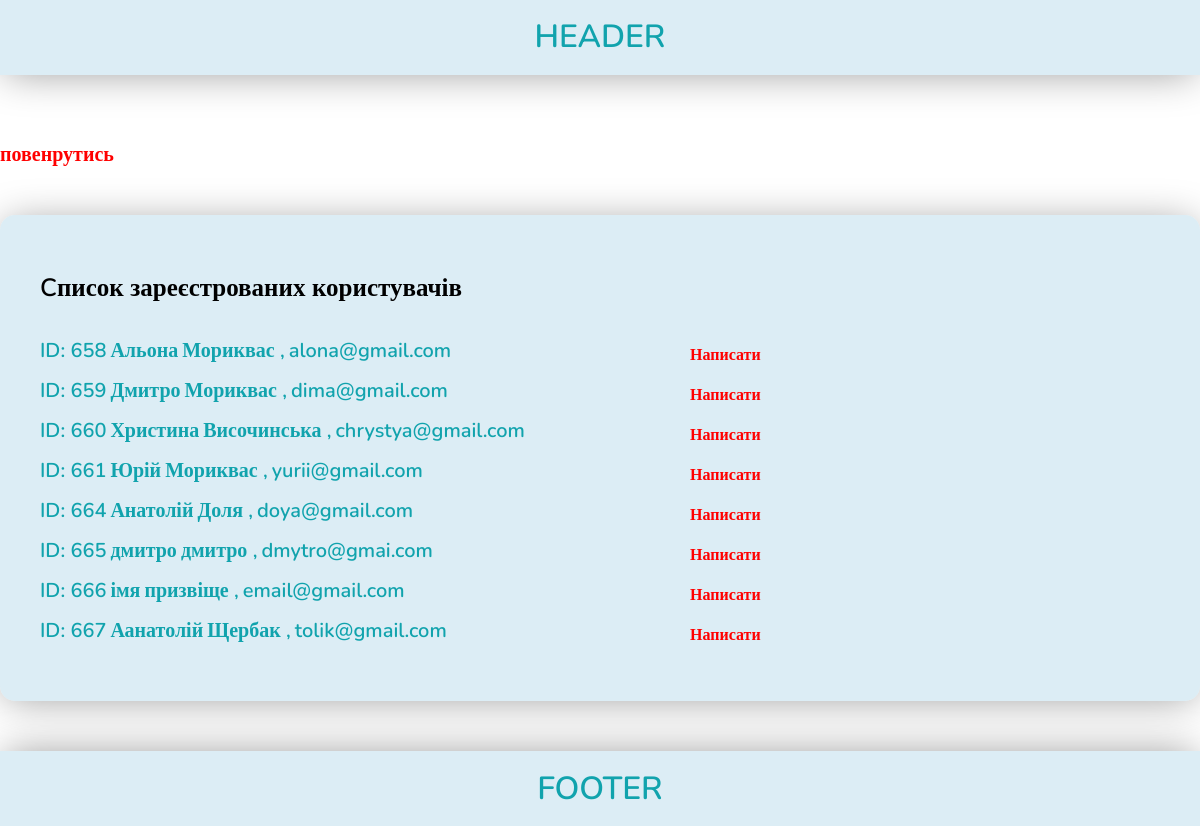
Screenshot of /pages/users-page.php (signed in) with the database file from the repository.
### tables this page shows
CREATE TABLE `users` (
  `user_id` int(11) NOT NULL,
  `firstname` text NOT NULL,
  `lastname` text NOT NULL,
  `surname` text NOT NULL,
  `tel` varchar(30) NOT NULL,
  `email` varchar(30) NOT NULL,
  `pass` varchar(30) NOT NULL
);

### pages/users-page.php (the view, shortened to what this page needs)
<?php
    include '../header.php';
    require '../connect.php';
?>
<section class="users-page-data">
    <div class="container">
        <div class="item-back-title">
                <?php  if(!isset($_SESSION['profile'])) {
                    echo '<a class="button-back" href="../index.php">повенрутись</a>';
                } else {
                  echo '<a class="button-back" href="../customer/index.php">повенрутись</a>';
                }
                ?>
        </div>
        <div class="wrapper-users-data">
            <h1 class="title">Cписок зареєстрованих користувачів</h1>
            <?php
                if(isset($_SESSION['profile'])) {
                    $currentUserId = $_SESSION['profile']['user_id'];
                    $sql = "SELECT * FROM users WHERE NOT user_id=$currentUserId";
                } else {
                    $sql = "SELECT * FROM users";
                }
                ?>
            <div class="item-users-data">
                <?php if($result = mysqli_query($connect, $sql)) : ?>
                    <?php while($row = mysqli_fetch_array($result)) : ?>
                        <div class="item-users">
                            <div class="item-data-users">
                            <span><?= 'ID:  '. $row['user_id'];?></span>
                            <span><?= $row['firstname'];?></span>
                            <span><?= $row['lastname']. ' ,';?></span>
                            <span><?= $row['email']; ?></span>
                            </div>
                            <?php
                                if(isset($_SESSION['profile']))
                                {
                                    echo '<a href="../customer/message_user.php?user_id=' .  $_SESSION['recipient_id'] .'">' . "Написати" . '</a>';
                                }
                            ?>
                        </div>
                    <?php endwhile; ?>
                <?php endif; ?>
            </div>
        </div>
    </div>
</section>
<?php
    include '../footer.php';
?>

### style.css (style rules this page uses)
body { line-height: 1; }
a { text-decoration: none; display: flex; justify-content: center; align-items: center; }
body { margin: 0; color: #fff; min-height: 100%; display: grid; grid-template-rows: auto 1fr auto; }
html { height: 100%; }
h1, h2, h3, h4, a, button, label, input[type=submit], span, p { font-family: "Nunito"; font-weight: 600; }
span { line-height: 20px; }
.item-back-title { display: flex; justify-content: flex-start; margin-top: 25px; }
.item-back-title .button-back { color: red; font-size: 20px; }
.wrapper-users-data { box-sizing: border-box; padding: 40px; margin: 50px 0 50px 0; border-radius: 15px; box-shadow: 0px 3px 40px -5px rgba(0, 0, 0, 0.4); background-color: rgba(161, 207, 227, 0.372); }
.wrapper-users-data .item-users { display: flex; }
.wrapper-users-data .item-users .item-data-users { margin-right: 50px; min-width: 600px; margin-bottom: 20px; }
.wrapper-users-data .item-users a { color: red !important; margin-bottom: 12px; }
.wrapper-users-data span { color: rgb(17, 163, 173); font-size: 20px; }
.wrapper-users-data .title { color: black; font-size: 25px; margin-bottom: 40px; }
.button-back { display: flex; margin-top: 45px; font-size: 20px; }

### rows the page displays
users: user_id "658", firstname "Альона", lastname "Мориквас", email "alona@gmail.com"
users: user_id "659", firstname "Дмитро", lastname "Мориквас", email "dima@gmail.com"
users: user_id "660", firstname "Христина", lastname "Височинська", email "chrystya@gmail.com"
users: user_id "661", firstname "Юрій", lastname "Мориквас", email "yurii@gmail.com"
users: user_id "664", firstname "Анатолій", lastname "Доля", email "doya@gmail.com"
users: user_id "665", firstname "дмитро", lastname "дмитро", email "dmytro@gmai.com"
users: user_id "666", firstname "імя", lastname "призвіще", email "email@gmail.com"
users: user_id "667", firstname "Аанатолій", lastname "Щербак", email "tolik@gmail.com"
